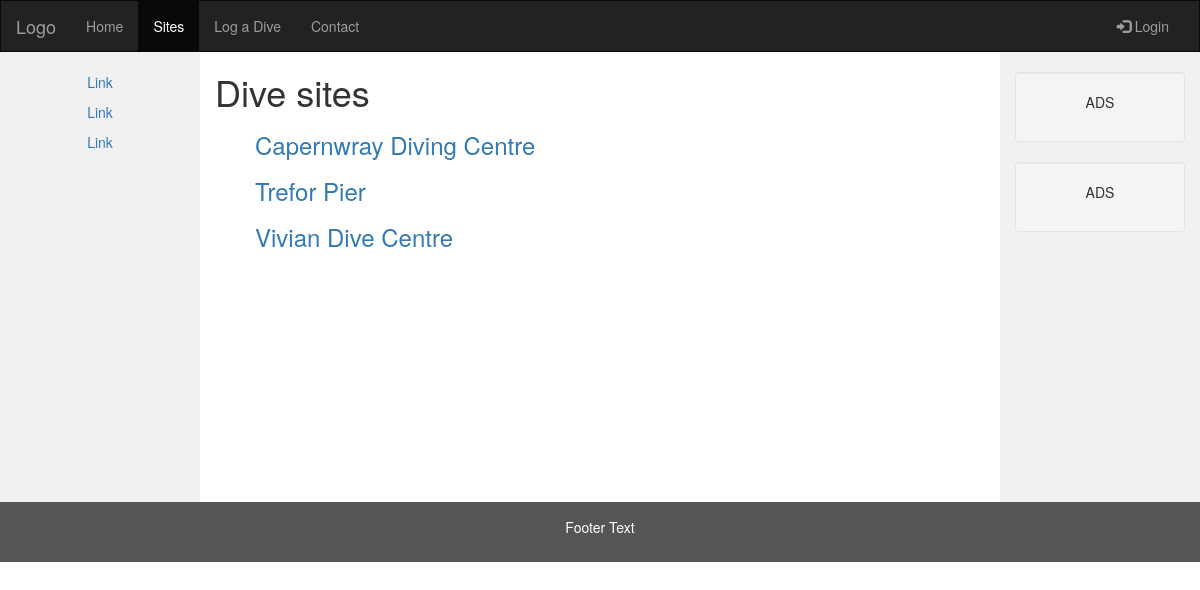
The page /pages/ on the database its author committed.
### pages/models.py (models this page shows, shortened)
class Location(models.Model):
    location_name = models.CharField(max_length=200)
    WATER_CHOICES = (('FW', 'Fresh water'), ('SW', 'Salt water'))
    water = models.CharField(max_length=2, choices=WATER_CHOICES, default='SW')
    address = models.CharField(max_length=200, default='', blank=True)
    google_place_id = models.CharField(max_length=100, default='')
    contact_phone = models.CharField(max_length=20, default='', blank=True)
    contact_email = models.EmailField(max_length=200, default='', blank=True)
    contact_website = models.CharField(max_length=200, default='', blank=True)
    last_updated = models.DateTimeField(auto_now=True)
    def was_updated_recently(self):
        now = timezone.now()
        return now - datetime.timedelta(days=7) <= self.last_updated <= now
    was_updated_recently.admin_order_field = 'last_updated'
    was_updated_recently.boolean = True
    was_updated_recently.short_description = 'Updated recently?'

### pages/views.py (the view)
class IndexView(generic.ListView):
    template_name = 'pages/index.html'
    context_object_name = 'latest_location_list'
    def get_queryset(self):
        return Location.objects.order_by('location_name')

### pages/templates/pages/index.html (shortened to what this page needs)
<!DOCTYPE html>
<html lang="en">
<head>
  <link rel="stylesheet" href="https://maxcdn.bootstrapcdn.com/bootstrap/3.3.7/css/bootstrap.min.css">
</head>
<body>
<nav class="navbar navbar-inverse">
  <div class="container-fluid">
    <div class="navbar-header">
      <a class="navbar-brand" href="#">Logo</a>
    </div>
    <div class="collapse navbar-collapse" id="myNavbar">
      <ul class="nav navbar-nav">
        <li><a href="#">Home</a></li>
        <li class="active"><a href="{% url 'pages:index' %}">Sites</a></li>
        <li><a href="#">Log a Dive</a></li>
        <li><a href="#">Contact</a></li>
      </ul>
      <ul class="nav navbar-nav navbar-right">
        <li><a href="{% url 'admin:index' %}"><span class="glyphicon glyphicon-log-in"></span> Login</a></li>
      </ul>
    </div>
  </div>
</nav>
<div class="container-fluid text-center">
  <div class="row content">
    <div class="col-sm-2 sidenav">
      <p><a href="#">Link</a></p>
      <p><a href="#">Link</a></p>
      <p><a href="#">Link</a></p>
    </div>
    <div class="col-sm-8 text-left">
      <h1>Dive sites</h1>
      {% if latest_location_list %}
          <ul>
          {% for location in latest_location_list %}
              <h3><a href="{% url 'pages:detail' location.id %}">{{ location.location_name }}</a></h3>
          {% endfor %}
          </ul>
      {% else %}
          <p>No locations are available.</p>
      {% endif %}
    </div>
    <div class="col-sm-2 sidenav">
      <div class="well">
        <p>ADS</p>
      </div>
      <div class="well">
        <p>ADS</p>
      </div>
    </div>
  </div>
</div>
<footer class="container-fluid text-center">
  <p>Footer Text</p>
</footer>
</body>
</html>

### pages/templates/pages/index.html (style rules this page uses)
.navbar { margin-bottom: 0; border-radius: 0; }
.row.content { height: 450px }
.sidenav { padding-top: 20px; background-color: #f1f1f1; height: 100%; }
footer { background-color: #555; color: white; padding: 15px; }

### rows shown on the page
Location: location_name "Capernwray Diving Centre"
Location: location_name "Trefor Pier"
Location: location_name "Vivian Dive Centre"
